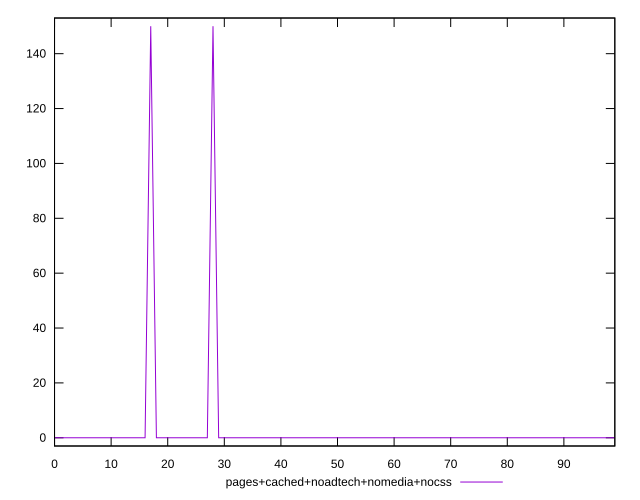

gnuplot code for this plot:
reset

$pagesCachedNoadtechNomediaNocss <<EOF
0 0
1 0
2 0
3 0
4 0
5 0
6 0
7 0
8 0
9 0
10 0
11 0
12 0
13 0
14 0
15 0
16 0
17 150
18 0
19 0
20 0
21 0
22 0
23 0
24 0
25 0
26 0
27 0
28 150
29 0
30 0
31 0
32 0
33 0
34 0
35 0
36 0
37 0
38 0
39 0
40 0
41 0
42 0
43 0
44 0
45 0
46 0
47 0
48 0
49 0
50 0
51 0
52 0
53 0
54 0
55 0
56 0
57 0
58 0
59 0
60 0
61 0
62 0
63 0
64 0
65 0
66 0
67 0
68 0
69 0
70 0
71 0
72 0
73 0
74 0
75 0
76 0
77 0
78 0
79 0
80 0
81 0
82 0
83 0
84 0
85 0
86 0
87 0
88 0
89 0
90 0
91 0
92 0
93 0
94 0
95 0
96 0
97 0
98 0
99 0
EOF

set key outside below
set xrange [0:99]
set yrange [-3:153]
set trange [-3:153]
set terminal svg size 640, 500 enhanced background rgb 'white'
set output "report_00023_2021-02-20T12:14:57.249Z/unminified-javascript/comparison/line/4_vs_5.svg"

plot $pagesCachedNoadtechNomediaNocss title "pages+cached+noadtech+nomedia+nocss" with line

reset
